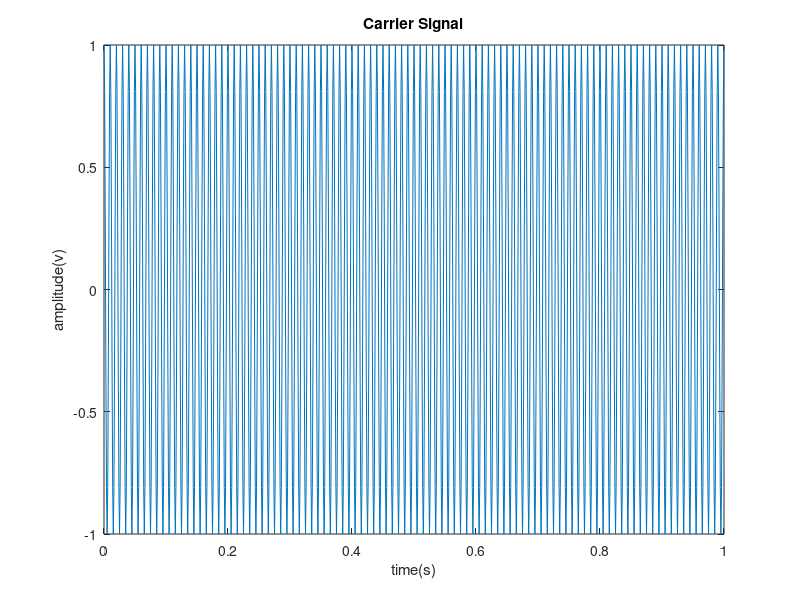
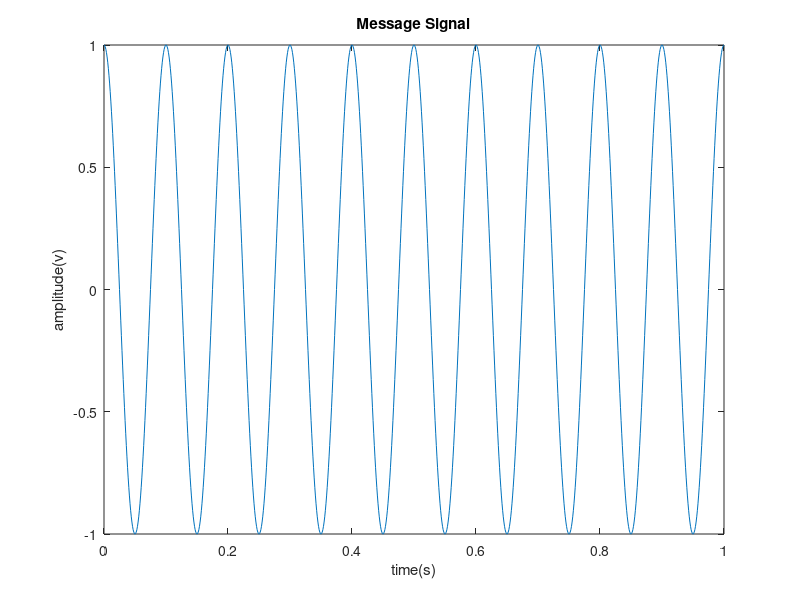
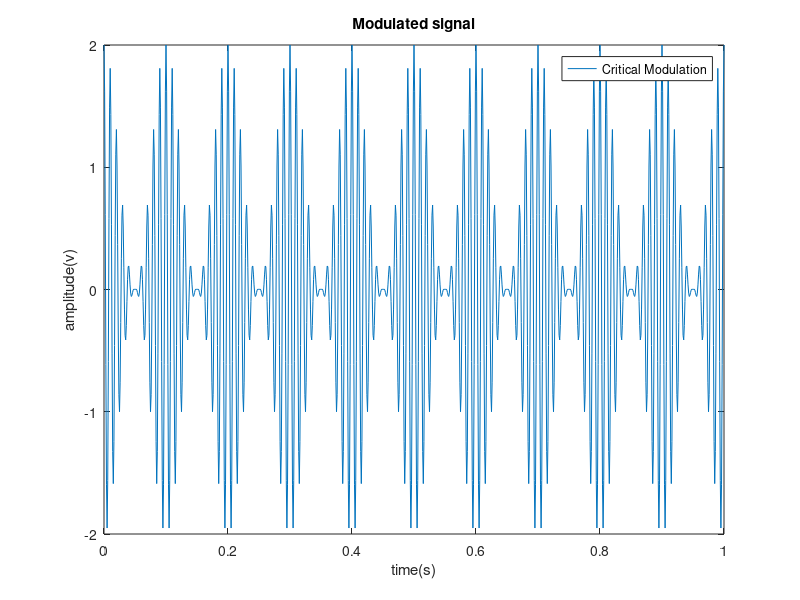
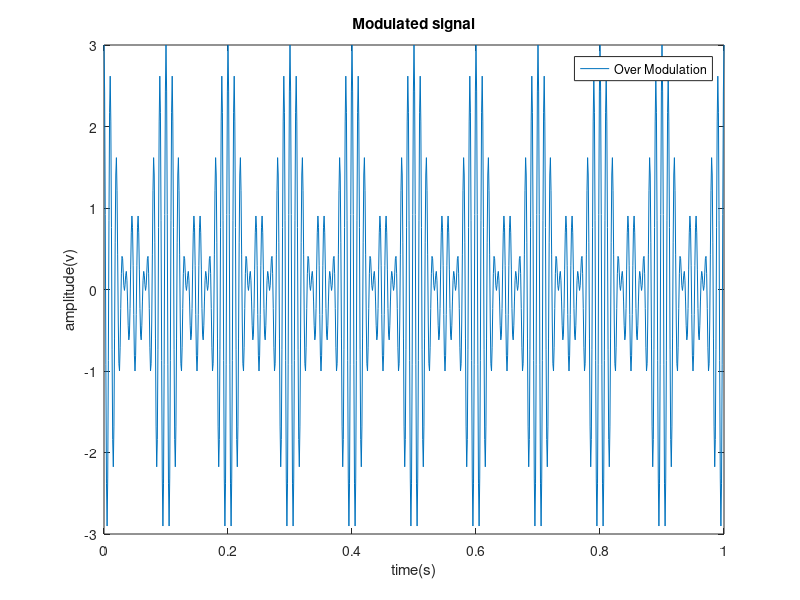

Recreate these plots in MATLAB, in order. (Note: this script raises an error after producing the figures.)
sfc=1000;
tc=0:1/sfc:1;
Ac=1;
fc=100;
c=Ac*cos(2*pi*fc*tc);
figure(1)
plot(tc,c);
xlabel('time(s)')
ylabel('amplitude(v)')
title('Carrier Signal')

sfm=1000;
tm=0:1/sfm:1;
Am=1;fm=10;
m=Am*cos(2*pi*fm*tm);
figure(2)
plot(tm,m);
xlabel('time(s)')
ylabel('amplitude(v)');
title('Message Signal')

figure(3)
uc=1*(Am/Ac);%critical modulation index
sc=Ac*cos(2*pi*fc*tc).*(1+uc*cos(2*pi*fm*tm));
plot(tm,sc);
xlabel('time(s)');
ylabel('amplitude(v)');
legend('Critical Modulation');
title('Modulated signal');

figure(4)
uo=2*(Am/Ac); %over modulation index
so=Ac*cos(2*pi*fc*tc).*(1+uo*cos(2*pi*fm*tm));
plot(tm,so);
xlabel('time(s)')
ylabel('amplitude(v)')
legend('Over Modulation');
title('Modulated signal');

figure(5)
uu=0.5*(Am/Ac);
su=Ac*cos(2*pi*fc*tc).*(1+uu*cos(2*pi*fm*tm));
plot(tm,su);
xlabel('time(s)')
ylabel('amplitude(v)')
legend('Under Modulated')
title('Modulated Signal')

%Critical Modulation Signal Power Spectrum
figure(11)
fftc=fft(sc,length(tm));
fftc=fftc(1:length(tm)/2);
plot(abs(fftc));
xlabel('Hertz(Hz)');
ylabel('amplitude(v)');
legend('Critical Power Spectrum')
title('Modulated Signal Power Spectrum');

ds=sc.*c;
%using Low pass Filter
dm=conv(ds, exp(-tc/0.016));
figure(6)
subplot 211,plot(dm)
xlim([0 1000])
xlabel('time(s)');
ylabel('amplitude(v)');
% legend('Critical DeModulation')
title('DeModulated Signal')
